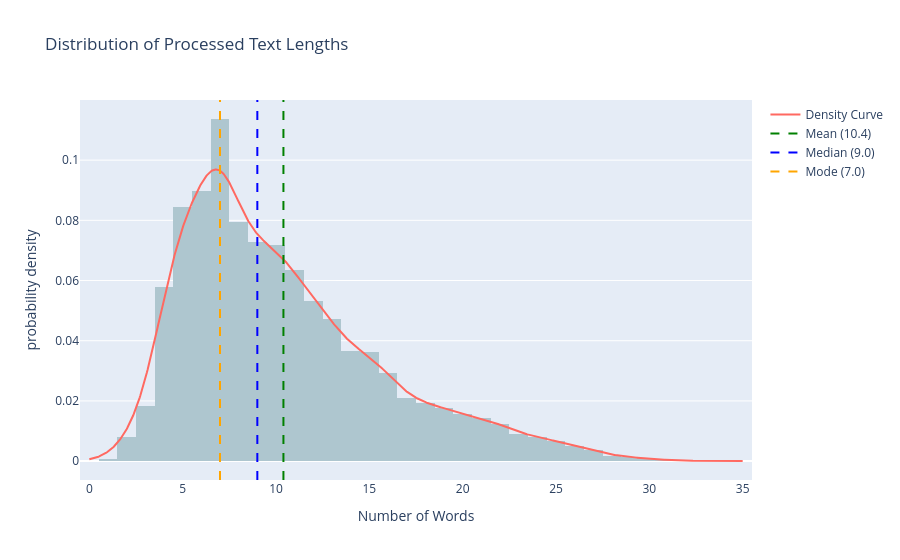

Notebook cell for this chart:
### Markdown cell above
This subsection examines the length distribution of the processed text representation. As with the raw text analysis, text length is measured in terms of word count.

Comparing this distribution with the raw text length provides insight into the impact of preprocessing steps such as stopword removal and token filtering, and helps assess how much textual compression is introduced by the sparse preprocessing pipeline.

Processed texts are significantly shorter than the raw texts, with most entries containing 7–10 words. The mean (~10.4) is slightly higher than the median (9), showing a right-skewed distribution caused by a small number of longer processed texts. This is primarily due to the effect of stopword removal and token filtering, which substantially reduces text length.

### Code cell
temp = final_rag_dataset.copy()
temp["pt_length"] = final_rag_dataset["processed_text"].str.split().str.len()

fig = px.histogram(
    temp,
    x="pt_length",
    nbins=50,
    histnorm="probability density",
    title="Distribution of Processed Text Lengths",
    labels={"pt_length": "Number of Words"}
)

fig.update_traces(marker_color="#AEC6CF")

# KDE line
kde = gaussian_kde(temp["pt_length"])
x = np.linspace(temp["pt_length"].min(), temp["pt_length"].max(), 1000)

fig.add_trace(
    go.Scatter(
        x=x,
        y=kde(x),
        mode="lines",
        name="Density Curve",
        line=dict(color="#FF6961", width=2)  # pastel pink
    )
)

# Adding mean, median, mode lines
stats = {
    "Mean": (temp["pt_length"].mean(), "green"),
    "Median": (temp["pt_length"].median(), "blue"),
    "Mode": (temp["pt_length"].mode().iloc[0], "orange"),
}

for label, (value, color) in stats.items():
    fig.add_vline(
        x=value,
        line=dict(color=color, dash="dash"),
        name=f"{label} ({value:.1f})",
        showlegend=True
    )

fig.show()

### Figure 1 — Plotly figure (JSON) as saved in the notebook; plotly's stock layout.template omitted (floating-point values rounded to 4 significant figures; data arrays with more than 128 entries replaced by an {"elided": "..."} marker saying what was removed)
{"data": [{"bingroup": "x", "histnorm": "probability density", "hovertemplate": "Number of Words=%{x}<br>probability density=%{y}<extra></extra>", "legendgroup": "", "marker": {"color": "#AEC6CF", "pattern": {"shape": ""}}, "name": "", "nbinsx": 50, "orientation": "v", "showlegend": false, "type": "histogram", "x": {"elided": "6642 int values"}, "xaxis": "x", "yaxis": "y"}, {"line": {"color": "#FF6961", "width": 2}, "mode": "lines", "name": "Density Curve", "type": "scatter", "x": {"elided": "1000 float values"}, "y": {"elided": "1000 float values"}}], "layout": {"barmode": "relative", "legend": {"tracegroupgap": 0}, "shapes": [{"line": {"color": "green", "dash": "dash"}, "name": "Mean (10.4)", "showlegend": true, "type": "line", "x0": 10.4, "x1": 10.4, "xref": "x", "y0": 0, "y1": 1, "yref": "y domain"}, {"line": {"color": "blue", "dash": "dash"}, "name": "Median (9.0)", "showlegend": true, "type": "line", "x0": 9, "x1": 9, "xref": "x", "y0": 0, "y1": 1, "yref": "y domain"}, {"line": {"color": "orange", "dash": "dash"}, "name": "Mode (7.0)", "showlegend": true, "type": "line", "x0": 7, "x1": 7, "xref": "x", "y0": 0, "y1": 1, "yref": "y domain"}], "title": {"text": "Distribution of Processed Text Lengths"}, "xaxis": {"anchor": "y", "domain": [0, 1], "title": {"text": "Number of Words"}}, "yaxis": {"anchor": "x", "domain": [0, 1], "title": {"text": "probability density"}}}}
